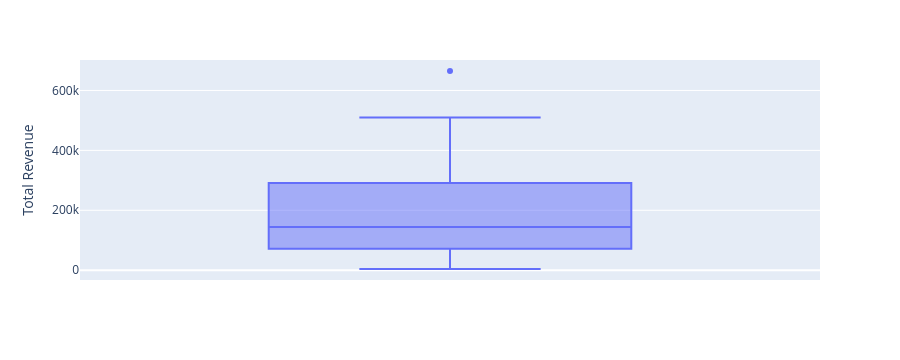

The code cell stored with this chart in its notebook:
### Code cell
#boxplot with plotly express
fig2=px.box(data_frame=df3,y='Total Revenue')
fig2.show()

### Figure 1 — Plotly figure (JSON) as saved in the notebook; plotly's stock layout.template omitted (floating-point values rounded to 4 significant figures)
{"data": [{"alignmentgroup": "True", "hovertemplate": "Total Revenue=%{y}<extra></extra>", "legendgroup": "", "marker": {"color": "#636efa"}, "name": "", "notched": false, "offsetgroup": "", "orientation": "v", "showlegend": false, "type": "box", "x0": " ", "xaxis": "x", "y": [665000, 66000, 160000, 4000, 135000, 40500, 144000, 17500, 300000, 96000, 264000, 510000, 300000, 90000, 261000], "y0": " ", "yaxis": "y"}], "layout": {"autosize": true, "boxmode": "group", "height": 360, "legend": {"tracegroupgap": 0}, "margin": {"t": 60}, "xaxis": {"anchor": "y", "autorange": true, "domain": [0, 1], "range": [-0.5, 0.5], "type": "category"}, "yaxis": {"anchor": "x", "autorange": true, "domain": [0, 1], "range": [-32720.0, 701700.0], "title": {"text": "Total Revenue"}, "type": "linear"}}}
